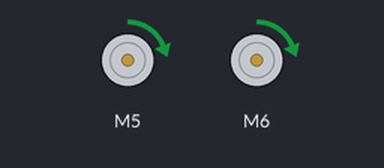
Bench run of a program on a simulated Raspberry Pi (BCM pin numbers). Shown: 2 × DC motor (green arrow = forward, orange = backward, longer = faster). What the program prints to the terminal is not drawn.

Above: at 1.5 s.
Timing chart, 0 to 5.3 s (numbered marks = the images above):
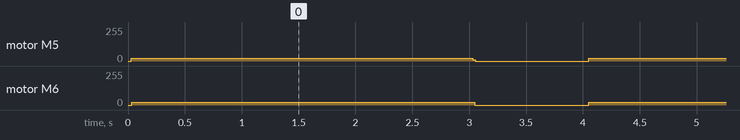

Measured:
- by itself, motor M5: repeats every 4.0 s: forward 10/255 0.02 s, stopped 1.0 s, forward 19/255 0.02 s, forward 20/255 3.0 s
- by itself, motor M6: alternates forward 20/255 for 3.0 s and stopped for 1.0 s

The program:

motor_turn.py
```python
#!/usr/bin/python
from Adafruit_MotorHAT import Adafruit_MotorHAT, Adafruit_DCMotor

import time
import atexit

# create a default object, no changes to I2C address or frequency
mh = Adafruit_MotorHAT(addr=0x61)

# recommended for auto-disabling motors on shutdown!
def turnOffMotors():
	mh.getMotor(1).run(Adafruit_MotorHAT.RELEASE)
	mh.getMotor(2).run(Adafruit_MotorHAT.RELEASE)
	mh.getMotor(3).run(Adafruit_MotorHAT.RELEASE)
	mh.getMotor(4).run(Adafruit_MotorHAT.RELEASE)

atexit.register(turnOffMotors)

################################# DC motor test!
myMotor = mh.getMotor(1)
myMotor2 = mh.getMotor(2)


# set the speed to start, from 0 (off) to 255 (max speed)
myMotor.setSpeed(120)
myMotor2.setSpeed(20)

myMotor.run(Adafruit_MotorHAT.FORWARD);
myMotor2.run(Adafruit_MotorHAT.FORWARD);

# turn on motor
myMotor.run(Adafruit_MotorHAT.RELEASE);
myMotor2.run(Adafruit_MotorHAT.RELEASE);


while (True):
	print "Forward! "
	myMotor.run(Adafruit_MotorHAT.FORWARD)
	myMotor2.run(Adafruit_MotorHAT.FORWARD)


	print "\tgo this speed..."

	myMotor.setSpeed(20)
	myMotor2.setSpeed(20)

	time.sleep(3)

	print "\tSlow down left wheel..."
	for i in reversed(range(20,10)):
		myMotor.setSpeed(i)
#		myMotor2.setSpeed(i)

		time.sleep(0.01)


	print "\speed up left wheel..."
	for i in range(10,20):
		myMotor.setSpeed(i)
#	myMotor2.setSpeed(20)


#	print "Backward! "
#	myMotor.run(Adafruit_MotorHAT.BACKWARD)
#	myMotor2.run(Adafruit_MotorHAT.BACKWARD)


#	print "\tSpeed up..."
#	for i in range(255):
#		myMotor.setSpeed(i)
#		myMotor2.setSpeed(i)

#		time.sleep(0.01)

#	print "\tSlow down..."
#	for i in reversed(range(255)):
#		myMotor.setSpeed(i)
#		myMotor2.setSpeed(i)

#		time.sleep(0.01)

	print "Release"
	myMotor.run(Adafruit_MotorHAT.RELEASE)
	myMotor2.run(Adafruit_MotorHAT.RELEASE)

	time.sleep(1.0)
```
